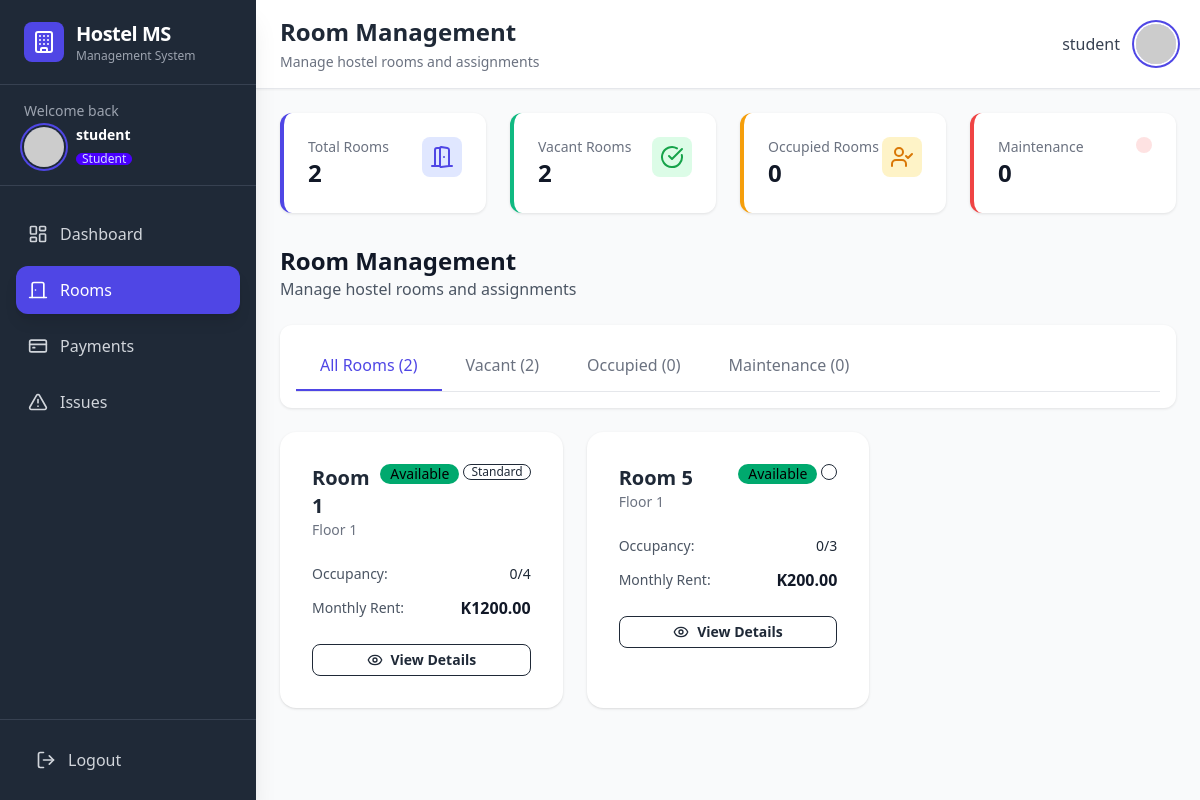
/rooms/ (signed in), run on an earlier commit of the app's database.
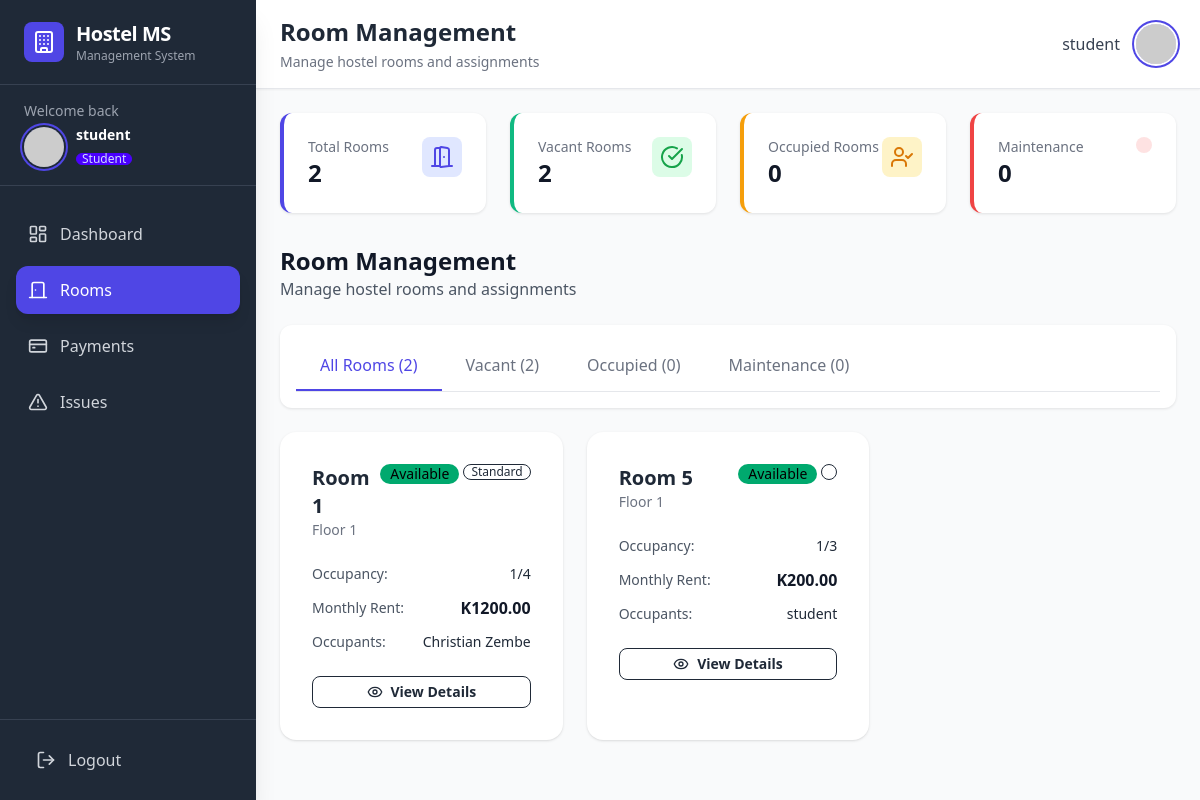
And on a later commit of the database.
### hostel/models.py (models this page shows, shortened)
class Room(models.Model):
    ROOM_STATUS = [
        ('available', 'Available'),
        ('occupied', 'Occupied'),
        ('maintenance', 'Under Maintenance'),
    ]
    room_number = models.CharField(max_length=10, unique=True)
    capacity = models.IntegerField(validators=[MinValueValidator(1), MaxValueValidator(10)])
    current_occupancy = models.IntegerField(default=0, validators=[MinValueValidator(0)])
    status = models.CharField(max_length=15, choices=ROOM_STATUS, default='available')
    room_type = models.CharField(max_length=50, default='Standard')
    monthly_rent = models.DecimalField(max_digits=10, decimal_places=2, validators=[MinValueValidator(Decimal('0.00'))])
    description = models.TextField(blank=True)
    amenities = models.TextField(blank=True, help_text="Comma-separated amenities")
    created_at = models.DateTimeField(auto_now_add=True)
    updated_at = models.DateTimeField(auto_now=True)
    class Meta:
        db_table = 'rooms'
        ordering = ['room_number']

class Occupancy(models.Model):
    student = models.ForeignKey(User, on_delete=models.CASCADE, related_name='occupancies')
    room = models.ForeignKey(Room, on_delete=models.CASCADE, related_name='occupancies')
    check_in_date = models.DateField()
    check_out_date = models.DateField(null=True, blank=True)
    bed_number = models.CharField(max_length=5)
    is_active = models.BooleanField(default=True)
    emergency_contact_name = models.CharField(max_length=100)
    emergency_contact_phone = models.CharField(max_length=15)
    notes = models.TextField(blank=True)
    created_at = models.DateTimeField(auto_now_add=True)
    updated_at = models.DateTimeField(auto_now=True)
    class Meta:
        db_table = 'occupancies'
        ordering = ['-check_in_date']
        unique_together = ['room', 'bed_number', 'is_active']

class User(AbstractUser):
    ROLE_CHOICES = [
        ('admin', 'Admin'),
        ('manager', 'Hostel Manager'),
        ('student', 'Student'),
    ]
    role = models.CharField(max_length=10, choices=ROLE_CHOICES, default='student')
    phone = models.CharField(max_length=15, blank=True)
    address = models.TextField(blank=True)
    profile_picture = models.ImageField(upload_to='profiles/', blank=True, null=True)
    email_verified = models.BooleanField(default=False)
    class Meta:
        db_table = 'users'

### hostel/views.py (the view)
# urls.py: path('rooms/', room_list, name='room_list'),
@login_required
def room_list(request):
    rooms = Room.objects.all().prefetch_related('occupancies__student').order_by('room_number')
    status_filter = request.GET.get('status')
    if status_filter:
        rooms = rooms.filter(status=status_filter)
    stats = {
        'total_count': rooms.count(),
        'vacant_count': rooms.filter(status='available', current_occupancy__lt=F('capacity')).count(),
        'occupied_count': rooms.filter(status='occupied').count(),
        'maintenance_count': rooms.filter(status='maintenance').count(),
    }
    room_sets = {
        'all_rooms': rooms,
        'vacant_rooms': rooms.filter(status='available', current_occupancy__lt=F('capacity')),
        'occupied_rooms': rooms.filter(status='occupied'),
        'maintenance_rooms': rooms.filter(status='maintenance'),
    }
    context = {
        **stats,
        **room_sets,
        'current_status_filter': status_filter,
    }
    return render(request, 'hostel/room_list.html', context)

### templates/hostel/room_list.html (shortened to what the changed rows need)
{% extends 'hostel/base.html' %}
{% block header %}Room Management{% endblock %}
{% block content %}
<div class="space-y-6">
    <div class="flex flex-col sm:flex-row justify-between items-start sm:items-center gap-4">
        <div>
            <h1 class="text-2xl font-bold text-gray-900">Room Management</h1>
        </div>
    </div>
    <div>
        <div id="tab-all" class="tab-panel active">
            <div class="grid grid-cols-1 md:grid-cols-2 lg:grid-cols-3 gap-6">
                {% for room in all_rooms %}
                <div class="card bg-base-100 shadow hover:shadow-lg transition-shadow">
                    <div class="card-body">
                        <div class="flex justify-between items-start mb-4">
                            <div>
                                <h3 class="card-title">Room {{ room.room_number }}</h3>
                                <p class="text-gray-500 text-sm">Floor {{ room.floor|default:1 }}</p>
                            </div>
                            <div class="flex gap-1">
                                <span class="badge
                                    {% if room.status == 'available' %}badge-success
                                    {% elif room.status == 'occupied' %}badge-warning
                                    {% else %}badge-error{% endif %}">
                                    {{ room.status|title }}
                                </span>
                                <span class="badge badge-outline badge-sm">
                                    {{ room.room_type }}
                                </span>
                            </div>
                        </div>
                        <div class="space-y-3 mb-4">
                            <div class="flex justify-between items-center">
                                <span class="text-gray-600 text-sm">Occupancy:</span>
                                <span class="font-medium text-sm">{{ room.current_occupancy }}/{{ room.capacity }}</span>
                            </div>
                            <div class="flex justify-between items-center">
                                <span class="text-gray-600 text-sm">Monthly Rent:</span>
                                <span class="font-bold text-gray-900">K{{ room.monthly_rent }}</span>
                            </div>
                            {% if room.occupancies.exists %}
                            <div class="flex justify-between items-center">
                                <span class="text-gray-600 text-sm">Occupants:</span>
                                <span class="font-medium text-sm">
                                    {% for occupancy in room.occupancies.all %}
                                        {% if occupancy.is_active %}
                                            {{ occupancy.student.get_full_name|default:occupancy.student.username }}{% if not forloop.last %}, {% endif %}
                                        {% endif %}
                                    {% endfor %}
                                </span>
                            </div>
                            {% endif %}
                        </div>
                        <div class="card-actions">
                            <a href="{% url 'room_detail' room.id %}" class="btn btn-outline btn-sm flex-1 gap-2">
                                <i data-lucide="eye" class="w-4 h-4"></i>
                                View Details
                            </a>
                        </div>
                    </div>
                </div>
                {% empty %}
                <div class="col-span-full text-center py-12">
                    <i data-lucide="door-closed" class="w-16 h-16 text-gray-300 mx-auto mb-4"></i>
                    <h3 class="text-lg font-semibold text-gray-500">No rooms found</h3>
                    <p class="text-gray-400">Get started by adding your first room</p>
                </div>
                {% endfor %}
            </div>
        </div>
    </div>
</div>
{% endblock %}

What changed in the data, as far as the page shows it:
changed Room "Standard": current_occupancy "0" → "1"; now shows "Occupants:"
added Occupancy: student.get_full_name "Christian Zembe", shown under Room "Standard"
changed Room (number 2 of 2 on the later page): current_occupancy "0" → "1"; now shows "Occupants:"
added Occupancy: student.get_full_name "student", shown under Room (number 2 of 2 on the later page)
